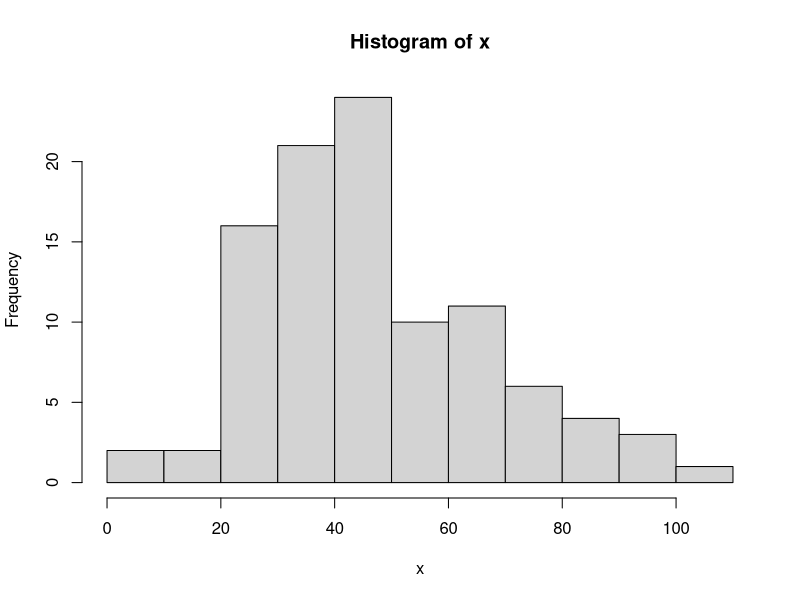
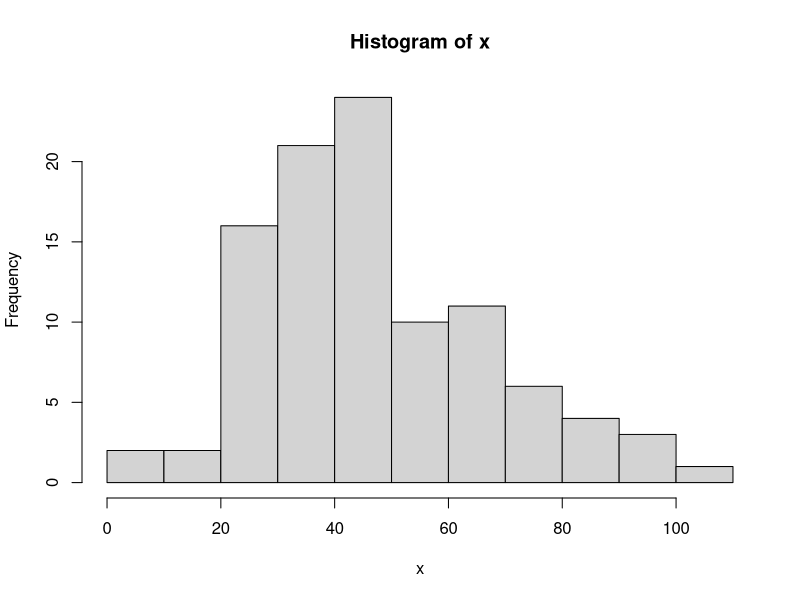
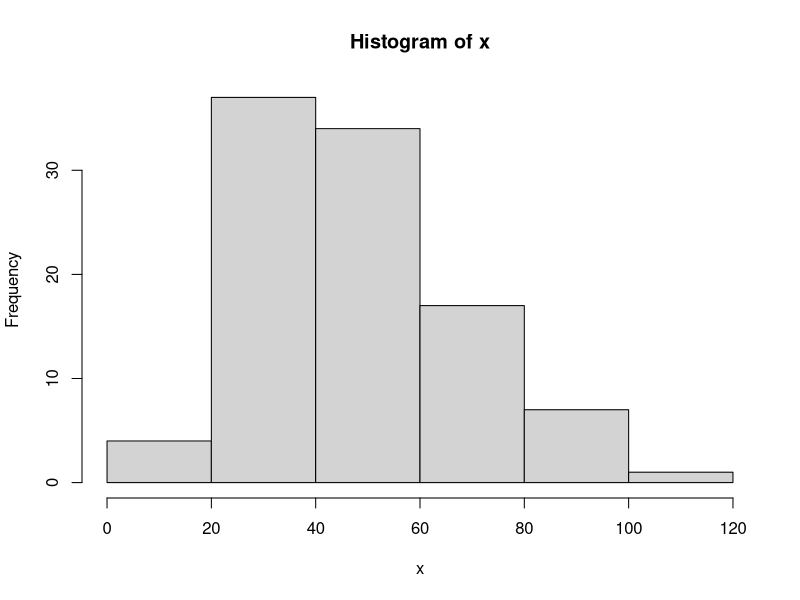
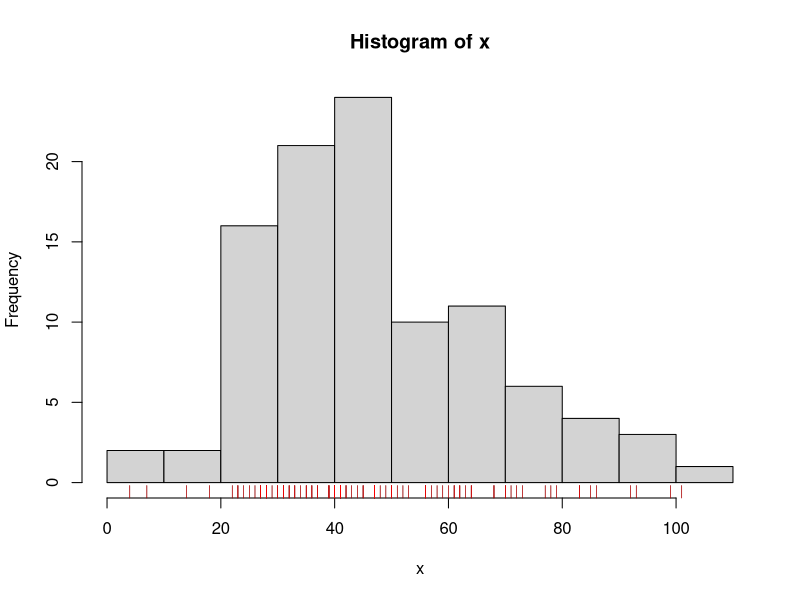
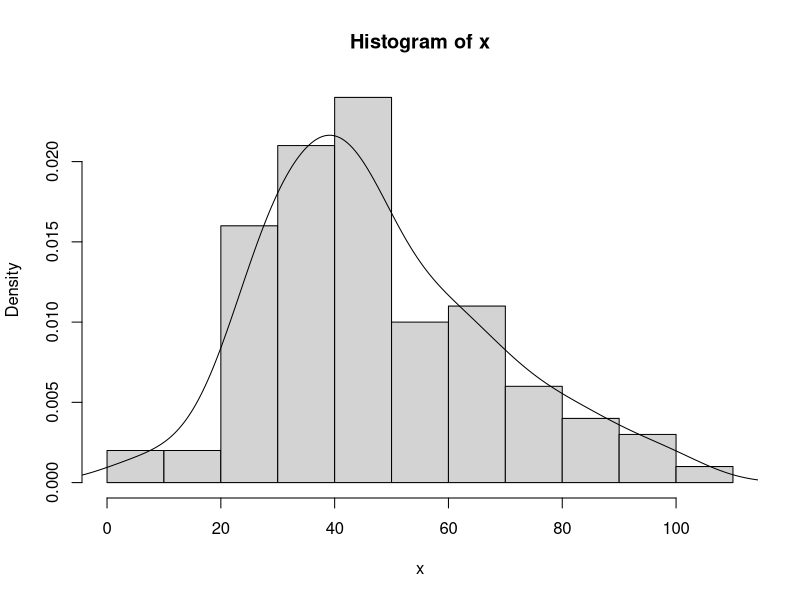
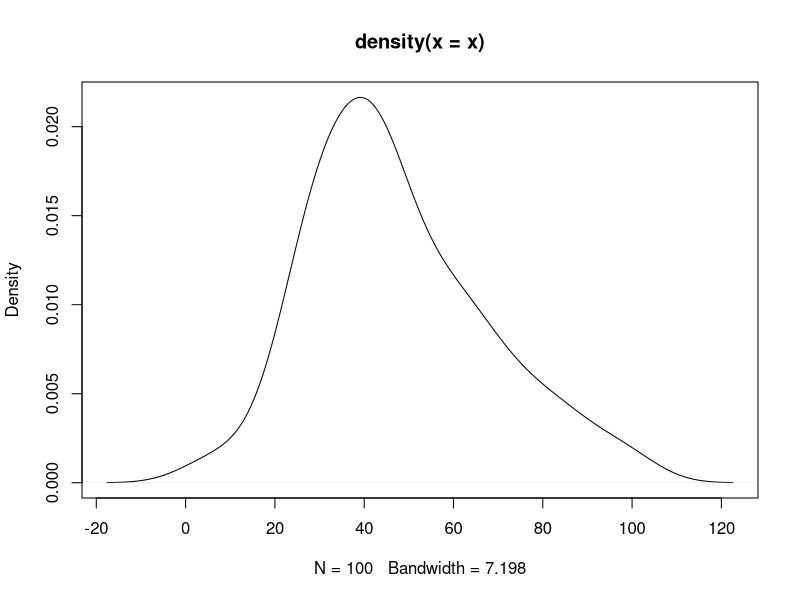
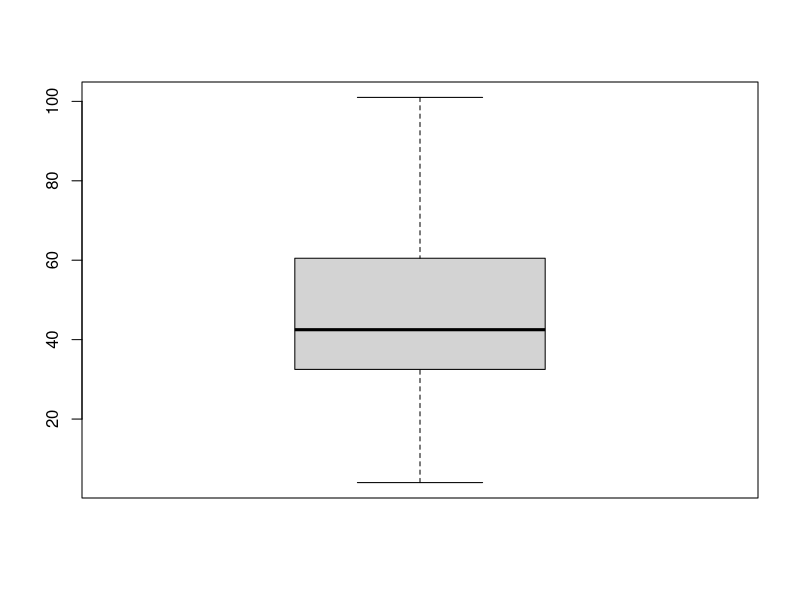
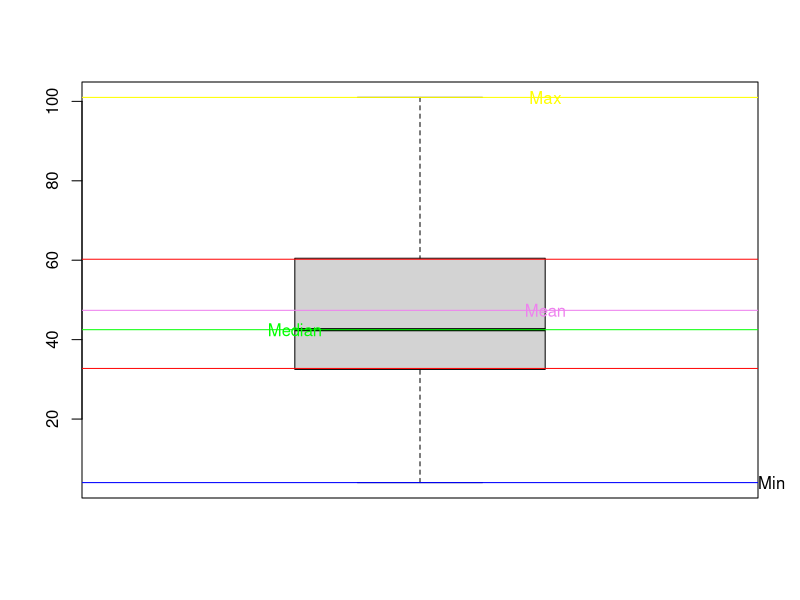

Generate these figures, in order, with R: (Note: this script raises an error after producing the figures.)
# Descriptive Statistics
opar = par(no.readonly = T)

set.seed(1234)
(marks = ceiling(rnorm(100,50,20)))
x=marks


# Frequency Distribution

# Mean
mean(x)
  
# Median
median(x)

#Mode
table(x)
sort(table(x))
sort(table(x), decreasing =T)
sort(table(x), decreasing =T)[1]

#Mode - Method2
library(modeest)
?mlv
mlv(x,  method = "mfv")

##Graphs

#Histogram
layout(matrix(1,1))
par(opar)
hist(x)
hist(x, breaks=12)
hist(x, breaks=5)
hist(x)
rug(x, ticksize = 0.03, side = 1, lwd = 0.5, col = par("fg"))
rug(x, ticksize = 0.03, side = 1, lwd = 0.5, col = 'red')

# Histogram with lines showing distribution
hist(x, freq=F)
lines(density(x))


#Density
density(x)
?density
plot(density(x))

# relative Freq

#Box Plot
boxplot(x)

boxplot(x)
abline(h = min(x), col = "Blue")
mtext(4,at = min(x), text='Min' , las=2)

abline(h = max(x), col = "Yellow")
text(x=1.2, y=max(x), labels= 'Max', col='Yellow')

abline(h = median(x), col = "Green")
text(x=.8, y=median(x), labels= 'Median', col='Green')

abline(h = mean(x), col = "Violet")
text(x=1.2, y=mean(x), labels= 'Mean', col='Violet')

abline(h = quantile(x, c(0.25, 0.75)), col = "Red")
text(x=1.5, y=quantile(data, c(0.25, 0.75)), 
     labels= c('1QR','3QR'), col='Red')



#Histogram & Box Plot


#Skewness


#Variance


#Standard Deviation


#Quantiles

quantile(x, c(.25,.5,.75, 1))
IQR(x)
quantile(x, seq(0,1, by=0.1))  # deciles
quantile(x, seq(0,1, by=0.01)) # percentile

#Outliers
# values beyond 1.5 * IQR
outrange = 1.5 * IQR(x)
outrange
median(x)
(lower = median(x) - outrange)
(upper = median(x) + outrange)
x[x < lower]
x[x > upper]




# Box Plot and Histogram

# data 
summary(x)
# layout where the boxplot is at top  
matrix(c(1,2),2,1, byrow=TRUE)
# 2 figures 1 top, 2 below: height of 1st -1, lower=3
nf <- layout(mat = matrix(c(1,2),2,1, byrow=TRUE), 
             height = c(1,3))
#par(mar=c(3.1, 3.1, 1.1, 2.1))
min(x) ; max(x)
boxplot(x, horizontal=TRUE,  outline=TRUE, 
        ylim=c(min(x),max(x)), main='Box Plot',
        cex.main=0.5, frame=F, col = "green1")
hist(x,xlim=c(min(x),max(x)), col = "pink", 
     main='Histogram' , cex.main=0.5)


# Method2
# layout boxplot is at the bottom 
nf <- layout(mat = matrix(c(1,2),2,1, byrow=TRUE),  height = c(3,1))
par(mar=c(3.1, 3.1, 1.1, 2.1))
hist(x,xlim=c(min(x),max(x)), col = "pink")

text(min(x),1,'Min Value', cex=.5)
text(max(x),1,'Max Value', cex=.5)

rug(x, ticksize = 0.03, side = 1, lwd = 0.5)

boxplot(x, horizontal=TRUE,  outline=TRUE,ylim=c(min(x),max(x)), frame=F, col = "green1", width = 10)


#http://homepage.divms.uiowa.edu/~luke/classes/STAT4580/histdens.html

library(MASS)
hist(~ duration, data = geyser)
hist(diamonds$price)
